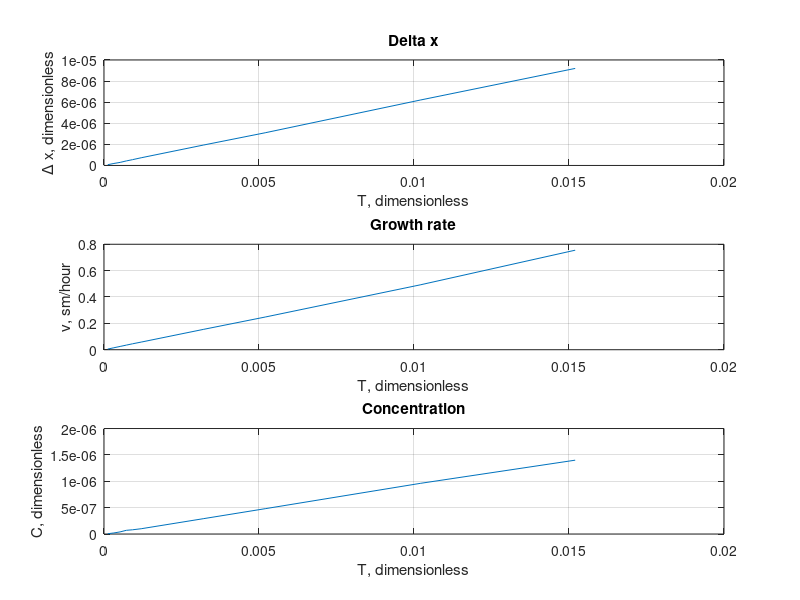
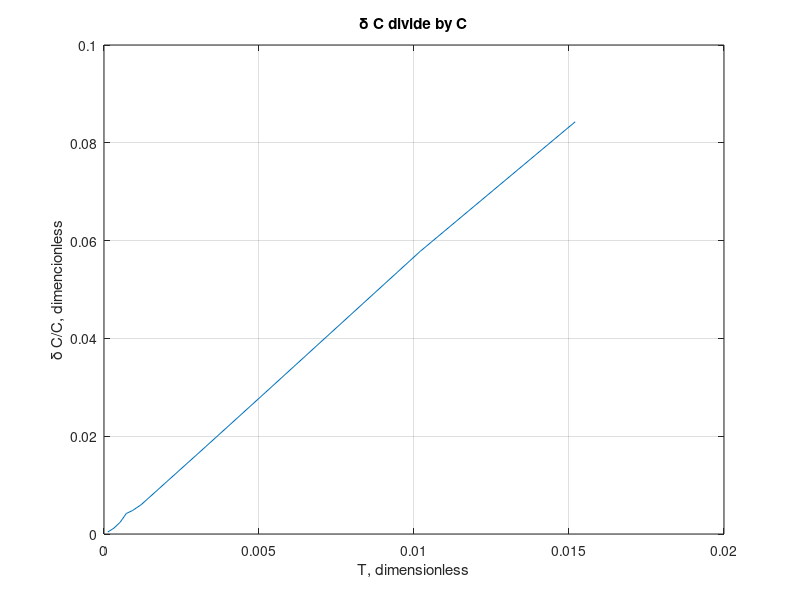
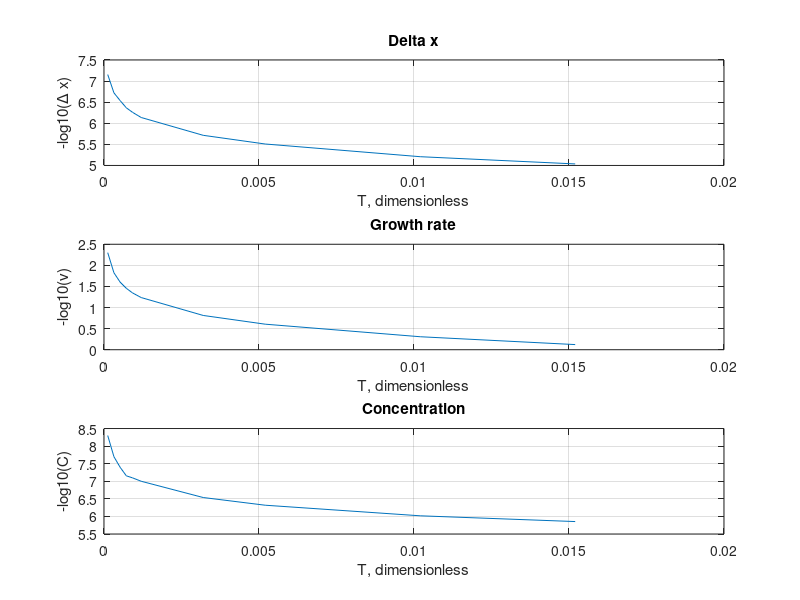
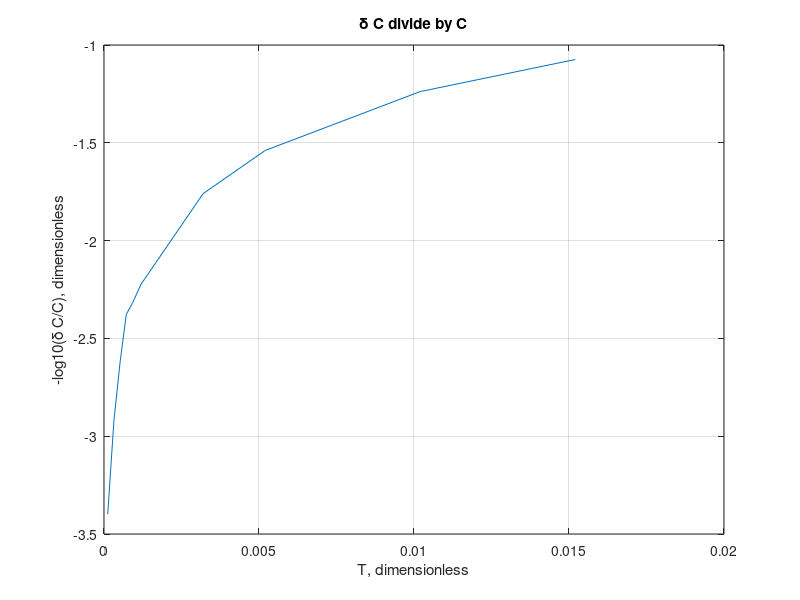

These charts were generated, in order, by the following MATLAB code:
% T_amp = [0.72*10^(-2), 0.22*10^(-2), 0.72*10^(-3), 0.52*10^(-3), 0.22*10^(-3), 0.72*10^(-4), 0.52*10^(-4),0.22*10^(-4)];
% delta_x_amp = [0.566*10^(-5), 0.194*10^(-5), 0.057*10^(-5), 0.025*10^(-5), 0.011*10^(-5), 0.003*10^(-5), 0.003*10^(-5), 0.009*10^(-5)];
% Vp_amp = [0.445, 0.156, 0.042, 0.019, 0.007, 0.004, 0.0015, 0.007];
% C_amp = [0.014*10^(-4), 0.0071*10^(-4), 0.0051*10^(-4), 0.0005*10^(-4), 0.0003*10^(-4), 0.0001*10^(-4), 0.0004*10^(-4), 0.0005*10^(-4)];
% deltaC_on_C = [3.8*10^(-2), 3.7*10^(-2)	, 2.7*10^(-2), 2.6*10^(-3), 1.5^10^(-3), 5.2*10^(-4), 2.1*10^(-3), 2.6*10^(-3)];
T_amp = [0.12*10^(-3)	0.32*10^(-3)	0.52*10^(-3)	0.72*10^(-3)	0.92*10^(-3)	0.12*10^(-2)	0.32*10^(-2)	0.52*10^(-2)	1.02*10^(-2)	1.52*10^(-2)];
delta_x_amp = [0.007*10^(-5)	0.019*10^(-5)	0.029*10^(-5)	0.043*10^(-5)	0.055*10^(-5)	0.073*10^(-5)	0.193*10^(-5)	0.31*10^(-5)	0.62*10^(-5)	0.92*10^(-5)];
Vp_amp = [0.005	0.015	0.025	0.035	0.045	0.058	0.154	0.248	0.492	0.755];
C_amp = [0.00005	0.0002	0.0004	0.0007	0.0008	0.001	0.0029	0.0048	0.0096	0.014]*10^(-4);
deltaC_on_C = [0.0004	 0.0012	0.0024	 0.0042	 0.0048	 0.006	0.0174	 0.0289	 0.0578	 0.0843];

figure

subplot(3, 1, 1)
plot(T_amp, delta_x_amp)
title('Delta x')
xlabel('T, dimensionless')
ylabel('\Delta x, dimensionless')
grid

subplot(3, 1, 2)
plot(T_amp, Vp_amp)
title('Growth rate')
xlabel('T, dimensionless')
ylabel('\nu, sm/hour')
grid

subplot(3, 1, 3)
plot(T_amp, C_amp)
title('Concentration')
xlabel('T, dimensionless')
ylabel('C, dimensionless')
grid

% subplot(4, 1, 4)
figure
plot(T_amp, deltaC_on_C)
title('\delta C divide by C')
xlabel('T, dimensionless')
ylabel('\delta C/C, dimencionless')
grid

% T_amp = -log10(T_amp);
delta_x_amp = -log10(delta_x_amp);
Vp_amp = -log10(Vp_amp);
C_amp = -log10(C_amp);
deltaC_on_C = log10(deltaC_on_C);
figure

subplot(3, 1, 1)
plot(T_amp, delta_x_amp)
title('Delta x')
xlabel('T, dimensionless')
ylabel('-log10(\Delta x)')
grid

subplot(3, 1, 2)
plot(T_amp, Vp_amp)
title('Growth rate')
xlabel('T, dimensionless')
ylabel('-log10(\nu)')
grid

subplot(3, 1, 3)
plot(T_amp, C_amp)
title('Concentration')
xlabel('T, dimensionless')
ylabel('-log10(C)')
grid

% subplot(4, 1, 4)
figure
plot(T_amp, deltaC_on_C)
title('\delta C divide by C')
xlabel('T, dimensionless')
ylabel('-log10(\delta C/C), dimensionless')
grid

figure
plot(T_amp*(1414 + 273)/20, deltaC_on_C)
title('\delta C divide by C')
xlabel('T, K')
ylabel('log(\delta C/C), dimensionless')
grid

% figure
% plot(-log10(T_amp*(1414 + 273)/20), deltaC_on_C)
% title('\delta C divide by C')
% xlabel('-log10(T)')
% ylabel('-log10(\delta C/C)')
% grid

